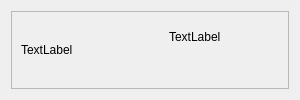
<?xml version="1.0" encoding="UTF-8"?>
<ui version="4.0">
 <class>w_h_review_card</class>
 <widget class="QWidget" name="w_h_review_card">
  <property name="geometry">
   <rect>
    <x>0</x>
    <y>0</y>
    <width>300</width>
    <height>100</height>
   </rect>
  </property>
  <property name="windowTitle">
   <string>Form</string>
  </property>
  <layout class="QGridLayout" name="gridLayout">
   <item row="0" column="0">
    <widget class="QFrame" name="frame">
     <property name="frameShape">
      <enum>QFrame::Shape::StyledPanel</enum>
     </property>
     <property name="frameShadow">
      <enum>QFrame::Shadow::Raised</enum>
     </property>
     <layout class="QGridLayout" name="gridLayout_2">
      <item row="0" column="0">
       <layout class="QHBoxLayout" name="horizontalLayout" stretch="0,1">
        <item>
         <widget class="QLabel" name="label">
          <property name="text">
           <string>TextLabel</string>
          </property>
         </widget>
        </item>
        <item>
         <layout class="QVBoxLayout" name="verticalLayout">
          <item>
           <widget class="QLabel" name="label_2">
            <property name="text">
             <string>TextLabel</string>
            </property>
           </widget>
          </item>
          <item>
           <widget class="QLabel" name="label_3">
            <property name="maximumSize">
             <size>
              <width>110</width>
              <height>20</height>
             </size>
            </property>
            <property name="text">
             <string/>
            </property>
            <property name="pixmap">
             <pixmap resource="mainIcon.qrc">:/mainIcon/sharpened_image.png</pixmap>
            </property>
            <property name="scaledContents">
             <bool>true</bool>
            </property>
           </widget>
          </item>
         </layout>
        </item>
       </layout>
      </item>
     </layout>
    </widget>
   </item>
  </layout>
 </widget>
 <resources>
  <include location="mainIcon.qrc"/>
 </resources>
 <connections/>
</ui>
